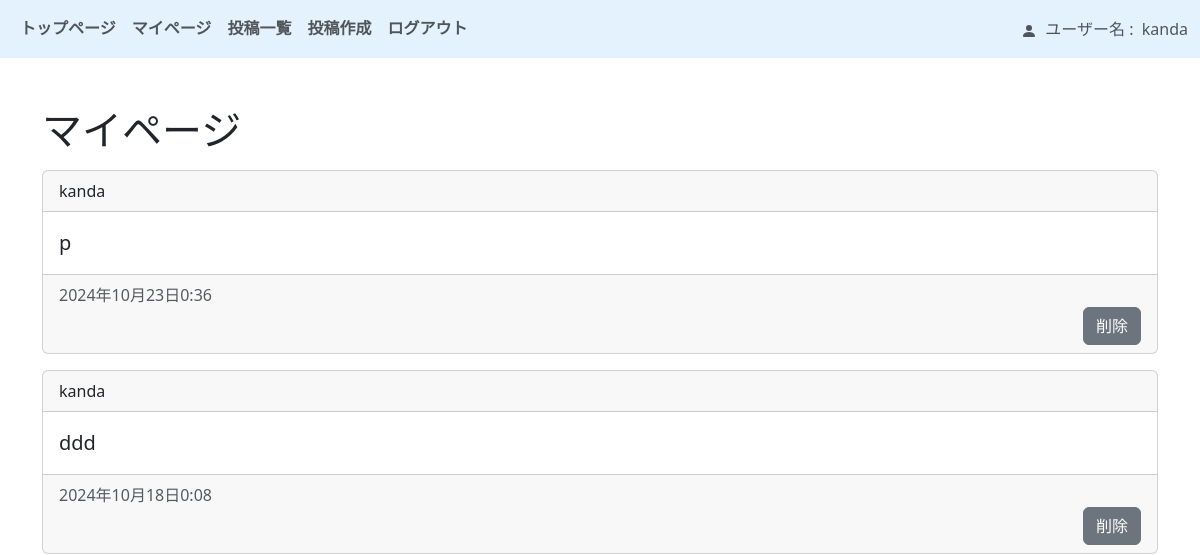
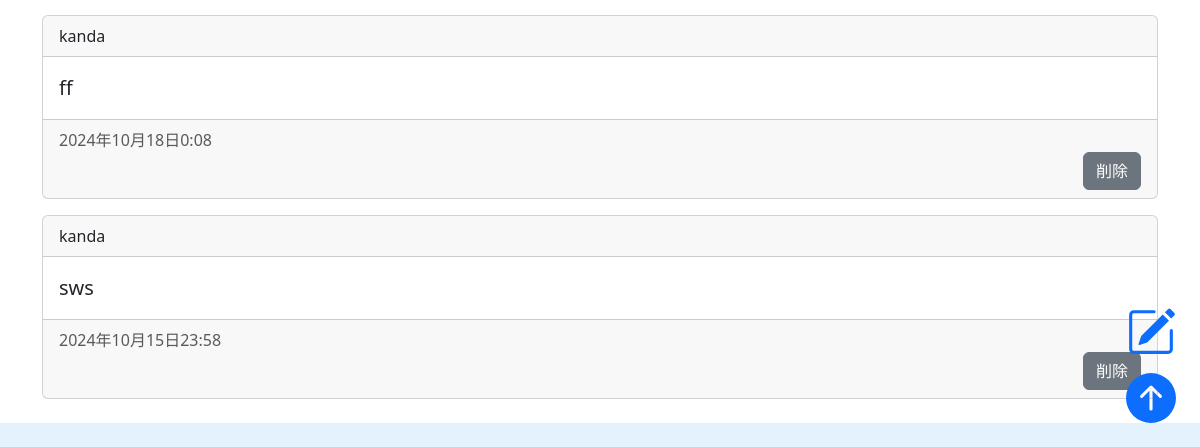
The app's page /user/kanda (signed in), older data (2 pictures, top to bottom).
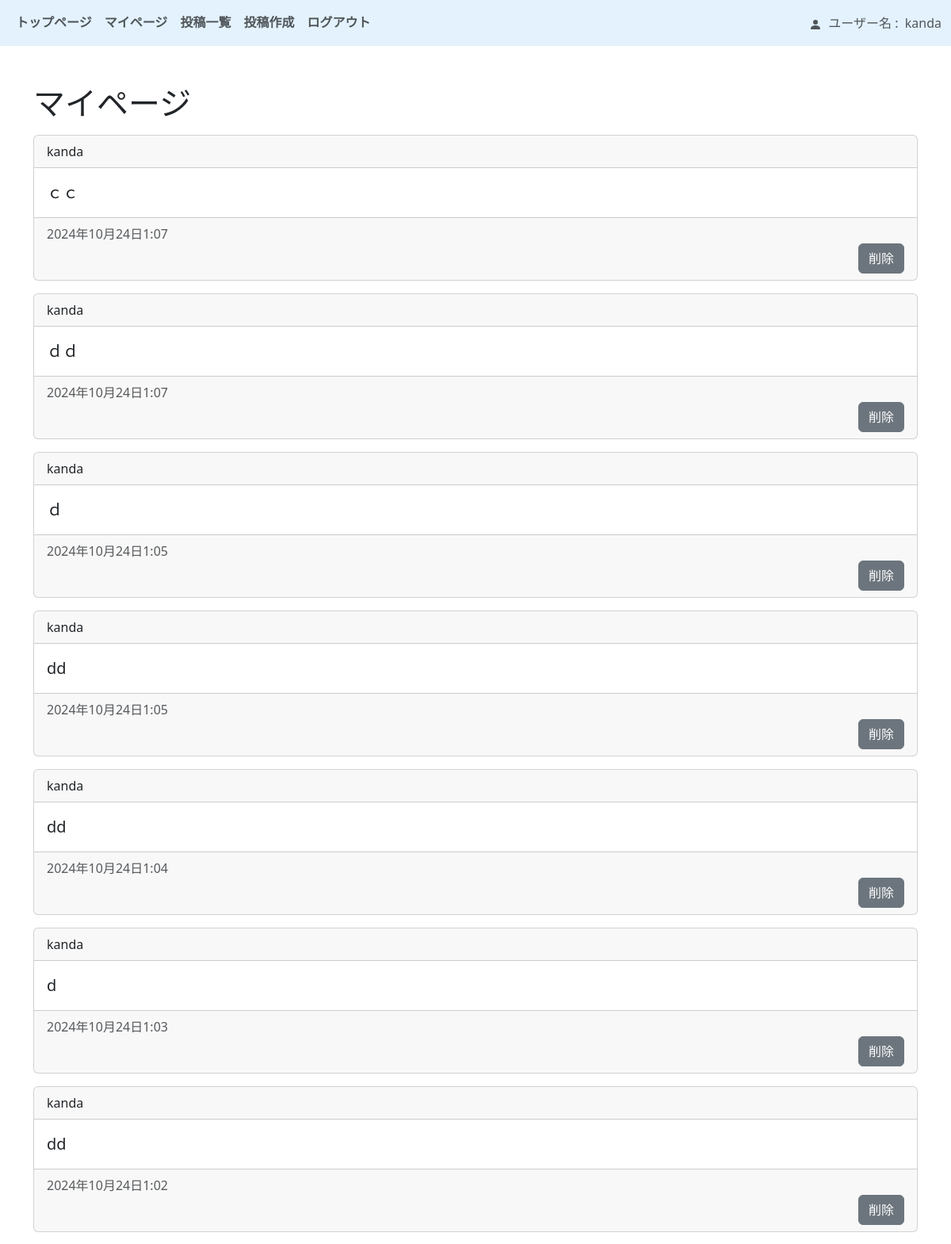
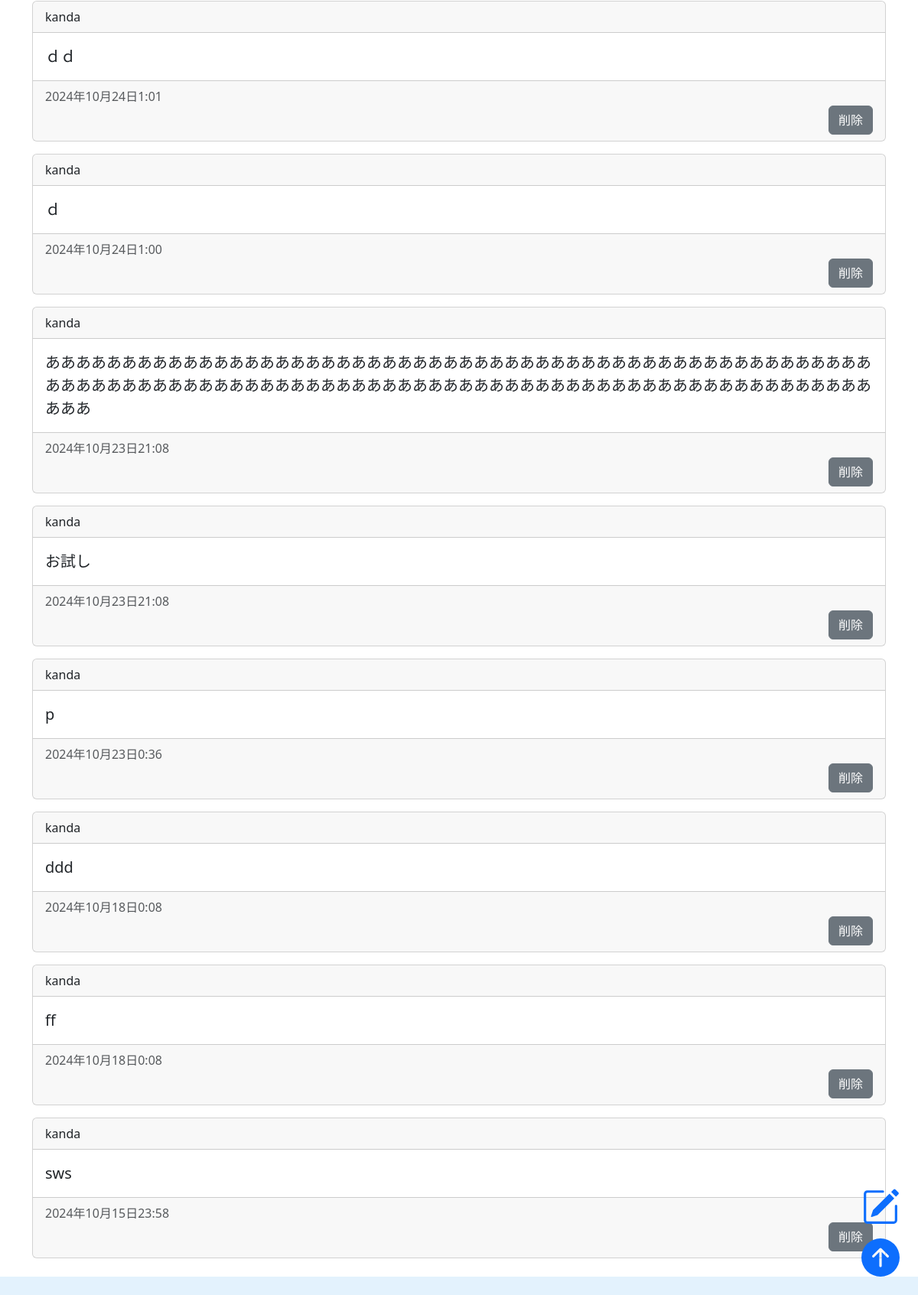
The same page, newer data (2 pictures, top to bottom).
### sns/models.py (models this page shows, shortened)
class Post(models.Model):
    username = models.ForeignKey(User, on_delete=models.CASCADE)  # ユーザー名
    text = models.TextField()  # 本文
    created_at = models.DateTimeField(auto_now_add=True)  # 作成日時
    updated_at = models.DateTimeField(auto_now=True)  # 更新日時

### accounts/models.py (models this page shows)
class User(AbstractUser):
    pass

### sns/views.py (the view)
# urls.py: path("user/<str:user>", views.UserPageView.as_view(), name="userPage"),
class UserPageView(LoginRequiredMixin, ListView):
    template_name = "post_user_page.html"
    model = Post
    login_url = reverse_lazy('accounts:login')
    def get(self, request, user):
        try:
            selected_user = User.objects.get(username=user)
        except User.DoesNotExist:
            selected_user = None
        object_list = Post.objects.filter(username=selected_user).order_by("updated_at")
        context = {"selected_user": selected_user, "object_list": object_list}
        return render(request, "post_user_page.html", context)

### sns/templates/post_user_page.html (shortened to what this page needs)
{% extends 'base.html' %}
{% block content %}
  <h1>マイページ</h1>
  {% for object in object_list reversed %}
  <div class="mt-3">
    <div class="card">
      <div class="card-header">
        {{ object.username }}
      </div>
      <div class="card-body">
        <blockquote class="blockquote mb-0">
          <p>{{ object.text }}</p>
        </blockquote>
      </div>
      <div class="card-footer text-muted">
        <div class="">
          <div claas="">
            {{ object.updated_at }}
          </div>
          <div class="float-end">
            <form method="post">
              <button type="button" class="btn btn-secondary" onclick="location.href=`{% url 'sns:delete' object.pk %}`">
                削除
              </button>
            </form>
          </div>
        </div>
      </div>
    </div>
  </div>
  {% endfor %}
{% endblock content %}

Row changes from the older to the newer data that the page shows:
added Post: username "kanda", text "ｃｃ", updated_at "2024年10月24日1:07"
added Post: username "kanda", text "ｄｄ", updated_at "2024年10月24日1:07"
added Post: username "kanda", text "ｄ", updated_at "2024年10月24日1:05"
added Post: username "kanda", text "dd", updated_at "2024年10月24日1:05"
added Post: username "kanda", text "dd", updated_at "2024年10月24日1:04"
added Post: username "kanda", text "d", updated_at "2024年10月24日1:03"
added Post: username "kanda", text "dd", updated_at "2024年10月24日1:02"
added Post: username "kanda", text "ｄｄ", updated_at "2024年10月24日1:01"
added Post: username "kanda", text "ｄ", updated_at "2024年10月24日1:00"
added Post: username "kanda", text "あああああああああああああああああああああああああああああああああああああああああああああああああああああああああああああああああああああああああああああああああああああああああああああああああああああああああああああああ", updated_at "2024年10月23日21:08"
added Post: username "kanda", text "お試し", updated_at "2024年10月23日21:08"
